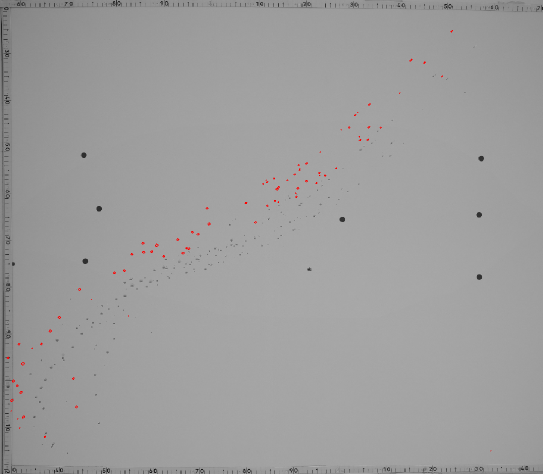
#> input picture images/cast off 5 result.png, 1085 x 948 px, found by its file name (shown at 1/2 size); its folder holds only this picture in this run
$ python binary_image.py 'images/cast off 5 result.png'   (older library calls are emulated)
#> lines starting #> are read from the running program, lines starting #| are printed output that depends on the picture; after the words box and inside, x2 and y2 are one past the last pixel; in counts of white or black regions, pixels touching at a corner belong together
import cv2
import numpy as np
import sys
import time
from matplotlib import pyplot as plt

def main():
    t0 = time.time()
    img_original = cv2.imread('./images/' + sys.argv[1])
#> img_original is the input picture: shape (948, 1085, 3); mean B, G, R 157.1, 157.1, 157.4

    hsv_img = cv2.cvtColor(img_original, cv2.COLOR_BGR2HSV)
#> hsv_img: shape (948, 1085, 3); mean H, S, V 0, 0.3, 157.4

    blur = cv2.GaussianBlur(img_original, (3,3), 0)
    gray = cv2.cvtColor(blur, cv2.COLOR_BGR2GRAY)
    gray_hsv = cv2.cvtColor(hsv_img, cv2.COLOR_BGR2GRAY)
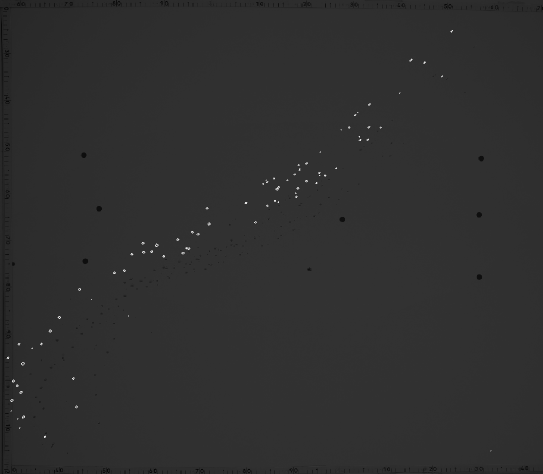
#> gray_hsv: shape (948, 1085) (shown at 1/2 size); min 5, max 226, mean 47.2

    thresh = binarize_image(img_original, gray, gray_hsv, hsv_img)
#> in binarize_image, `ret, thresh = cv2.threshold(gray_hsv, 0, 255, cv2.THRESH_OTSU)`:
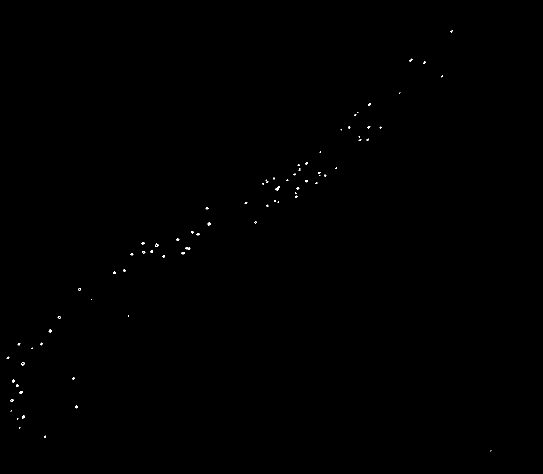
#> thresh: shape (948, 1085) (shown at 1/2 size); 0.11% white in thin lines or dots, all inside (x1, y1, x2, y2) = (13, 60, 983, 903)
#> in binarize_image, `ret, thresh = cv2.threshold(gray_hsv, 0, 255, cv2.THRESH_OTSU)`: ret = 55
#> in binarize_image, `erosion = cv2.erode(thresh, kernel, iterations = 2)`: erosion: shape (948, 1085); every value is 0
#> in binarize_image, `dilation = cv2.dilate(thresh, kernel, iterations = 2)`:
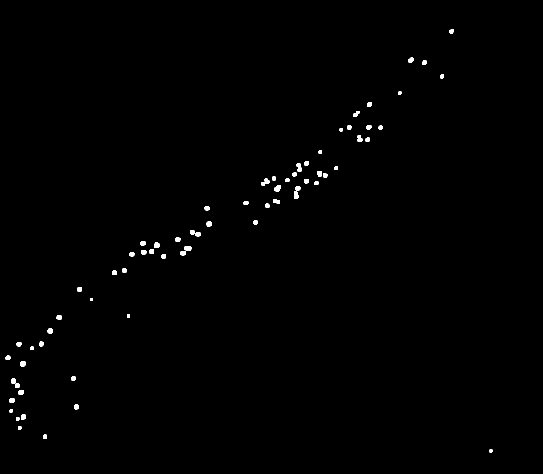
#> dilation: shape (948, 1085) (shown at 1/2 size); 0.53% white; 69 white regions
    hist = cv2.calcHist( [gray_hsv], [0], None, [256], [0, 256] )
#> hist = 256 values, max 281849 at index 48, min 0 at index 0, mean 4017.9
    remove_circle_markers(gray, thresh)
#> in remove_circle_markers, `circles = cv2.HoughCircles(gray, cv2.HOUGH_GRADIENT, 1, 20, param1=100..`: circles = None

    label_stains(thresh)
    im2, contours, hierarchy = cv2.findContours(thresh, cv2.RETR_TREE, cv2.CHAIN_APPROX_SIMPLE)
    cv2.drawContours(img_original, contours, -1, (0,0,255), 3)
    analyseContours(contours, img_original)

    t1 = time.time()

    print("time in ms", t1-t0)
    display_result(img_original)

    cv2.imwrite(sys.argv[1] + " binary.jpg", thresh)


def label_stains(thresh):
    ret, labels = cv2.connectedComponents(thresh)
#> labels: shape (948, 1085) int32; 70 distinct labels, from 0 to 69
#> ret = 70

    label_hue = np.uint8(179 * labels / np.max(labels))
    blank_ch = 255 * np.ones_like(label_hue)
    labeled_img = cv2.merge([label_hue, blank_ch, blank_ch])

    labeled_img = cv2.cvtColor(labeled_img, cv2.COLOR_HSV2BGR)
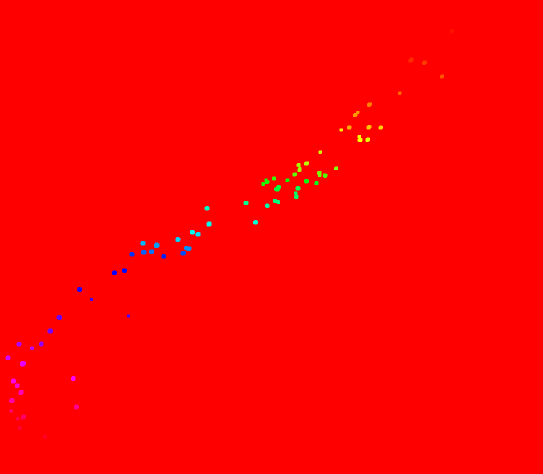
#> labeled_img: shape (948, 1085, 3) (shown at 1/2 size); mean B, G, R 0.7, 0.7, 254.3

    labeled_img[label_hue==0] = 0
#> in main, `im2, contours, hierarchy = cv2.findContours(thresh, cv2.RETR_TREE, cv2..`: contours = 69 contours; largest, box (x1, y1, x2, y2) and area: (548, 370, 562, 383) 115, (523, 357, 539, 372) 114, (593, 326, 603, 344) 104, (368, 492, 383, 502) 104, (40, 722, 52, 733) 94
#> in main, `cv2.drawContours(img_original, contours, -1, (0,0,255), 3)`:
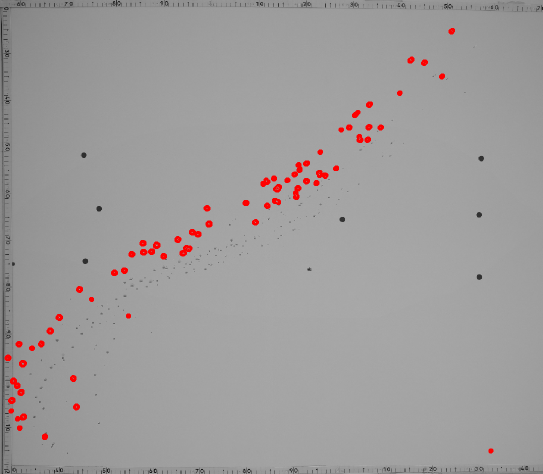
#> img_original: shape (948, 1085, 3) (shown at 1/2 size); 0.86% of pixels changed, all inside (x1, y1, x2, y2) = (9, 56, 987, 907)

def fit_ellipse(cnt, img_original):
    if len(cnt) >= 5:
        ellipse = cv2.fitEllipse(cnt)
        # (x, y) = ellipse[0]
        # (MA, ma) = ellipse[1]

        cv2.ellipse(img_original, ellipse, (0,255,0), 2)
        return ellipse


def analyseContours(contours, img_original):
    font = cv2.FONT_HERSHEY_SIMPLEX
    area = float('inf')
    count = 0
    for cnt in contours:
        ellipse = fit_ellipse(cnt, img_original)
        x,y,w,h = cv2.boundingRect(cnt)
        cv2.putText(img_original, str(w* h) + " width: " + str(w) + "height: " + str(h), (int(x + 10), int(y + 30)), font, 1, (0,255,255), 2, cv2.LINE_AA)
        area = min(w * h, area)
        if (ellipse):

            angle = ellipse[2]
            count += 1
#> this loop made 69 passes
#> (ellipse, x, y, w, h, angle) on passes 1 to 10: (((981.3, 901.3), (6.43, 7.11), 45), 979, 899, 6, 6, 45), (((89.23, 873.3), (8.5, 10.05), 32.95), 86, 869, 8, 9, 32.95), (((38.89, 855.2), (6.83, 9.2), 5.39), 36, 853, 7, 7, 5.39), (((34.96, 837.4), (6.64, 8.22), 20.3), 32, 834, 7, 7, 20.3), (((46.35, 833.6), (9.43, 12.27), 58.27), 42, 829, 10, 10, 58.27), (((22, 821.5), (6.39, 7.85), 58.28), 19, 819, 7, 6, 58.28), (((152.5, 813.4), (9.36, 10.46), 31.34), 148, 809, 10, 10, 31.34), (((23.17, 800.5), (9.69, 11.67), 73.5), 18, 796, 11, 10, 73.5), (((41.7, 784), (9.89, 11.73), 50.63), 37, 780, 10, 10, 50.63), (((33.87, 770.9), (9.34, 10.38), 78.85), 30, 767, 9, 9, 78.85)
#> (x, y, w, h, angle) on passes 61 to 66: (694, 251, 9, 8, 21.01), (733, 250, 10, 9, 68.24), (706, 222, 13, 12, 46.29), (734, 205, 10, 9, 43.79), (796, 183, 7, 7, 20.3), (880, 149, 8, 8, 45)
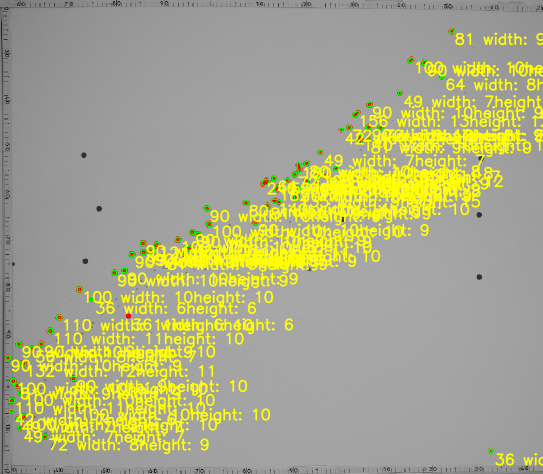
#> img_original: shape (948, 1085, 3) (shown at 1/2 size); 17.21% of pixels changed, all inside (x1, y1, x2, y2) = (10, 56, 1085, 932)
#> after the loop, count = 68
            #  print("gamma ", angle)
            # cv2.putText(img_original, str(cv2.contourArea(cnt)), (int(ellipse[0][0]), int(ellipse[0][1])), font, 1, (0,255,255), 2, cv2.LINE_AA)


    print("min area:", area)
#| min area: 36
    print("ellispe count: ", count)
#| ellispe count:  68

def display_result(img_original) :
    while True:
        # plt.hist(hsv_img.ravel(), 256, [0, 255])
        # plt.xlim([0, 360]
        # plt.show()
        small = cv2.resize(img_original, (0,0), fx=0.25, fy=0.25)
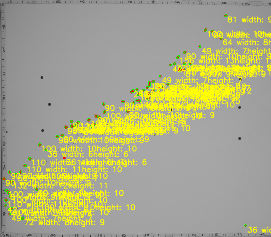
#> small: shape (237, 271, 3); mean B, G, R 135.3, 169.6, 169.2
        cv2.imshow('Blood Spatter', small)

        if cv2.waitKey(100) & 0xFF == ord('q'):
#> (key q is pressed here)
            cv2.destroyAllWindows()
            break


def remove_circle_markers(gray, img):
    circles = cv2.HoughCircles(gray, cv2.HOUGH_GRADIENT, 1, 20, param1=100,
                                param2=58, minRadius=24, maxRadius=82)

    if circles is not None:
        circles = np.uint16(np.around(circles))
        for i in circles[0,:]:
            # Draw the outer circle
            cv2.circle(img, (i[0],i[1]),i[2] + 10, (0,0,0), -2)
            # Draw the center of the circle
            #  cv2.circle(img,(i[0],i[1]),2,(0,0,255),3)

def binarize_image(img_original, gray, gray_hsv, hsv_img) :
    # [14 lines of commented-out code are left out]

    ret, thresh = cv2.threshold(gray_hsv, 0, 255, cv2.THRESH_OTSU)

    kernel = np.ones((3,3),np.uint8)
    erosion = cv2.erode(thresh, kernel, iterations = 2)
    dilation = cv2.dilate(thresh, kernel, iterations = 2)

    return dilation


if __name__ == '__main__':
    main()

$ run again, on hough_circle_blood_sppatter.png
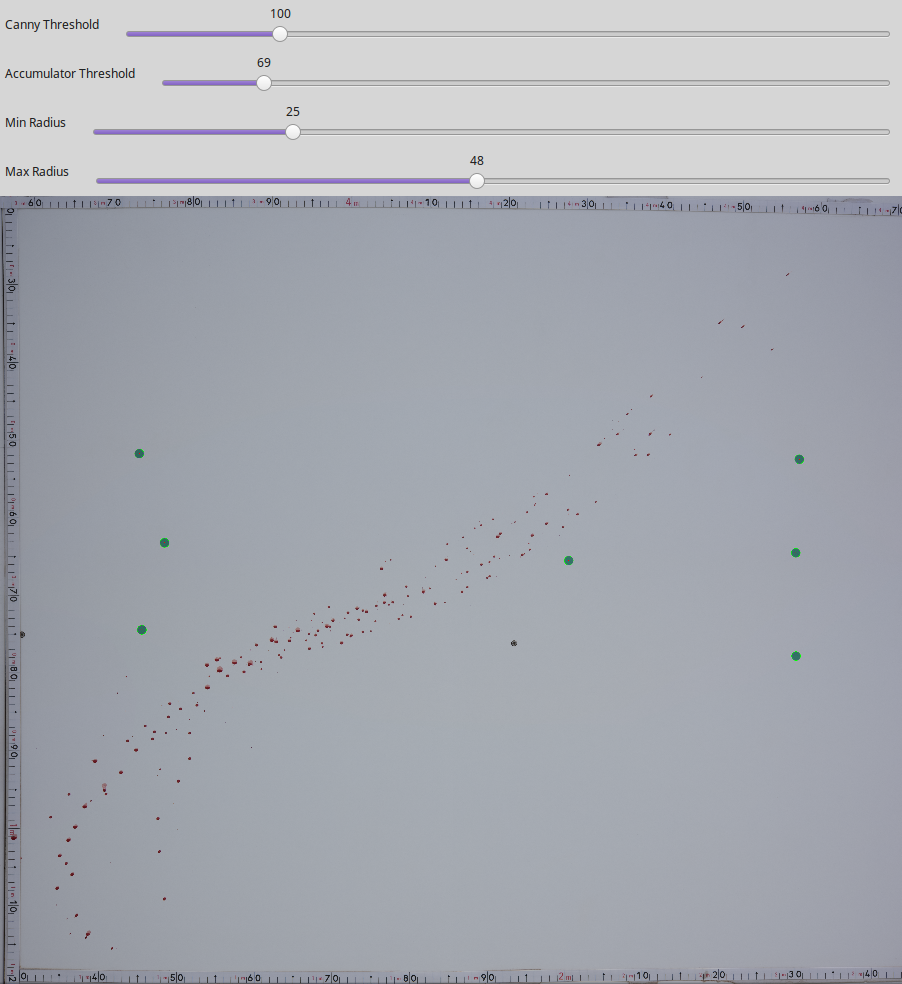
#> input picture hough_circle_blood_sppatter.png, 902 x 984 px, found by its file name
#> in main, img_original is the input picture: shape (984, 902, 3); mean B, G, R 178.5, 171, 167.6
#> hsv_img: shape (984, 902, 3); mean H, S, V 88.6, 17.2, 178.7
#> in binarize_image, `ret, thresh = cv2.threshold(gray_hsv, 0, 255, cv2.THRESH_OTSU)`:
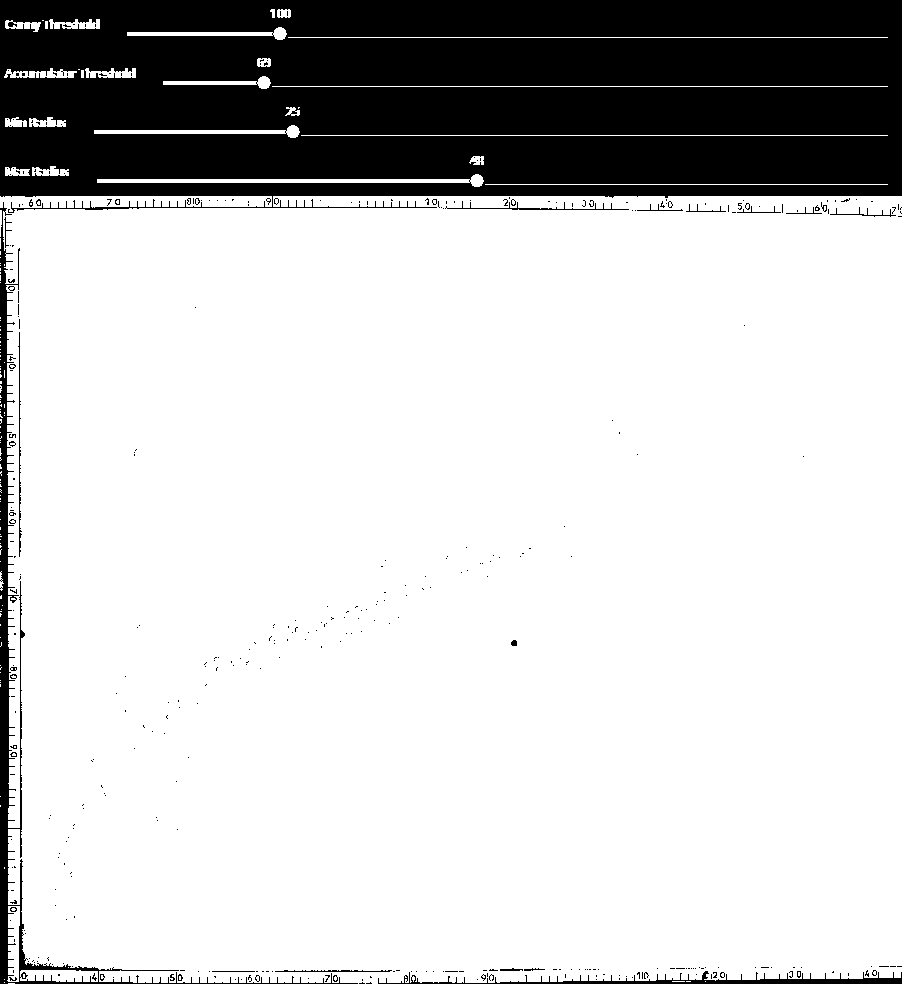
#> thresh: shape (984, 902); 79.5% white; 395 black regions (374 under 20 px), largest, box (x1, y1, x2, y2) and area: (0, 0, 902, 213) 168812, (0, 202, 358, 984) 8004, (378, 971, 902, 984) 2021
#> in binarize_image, `ret, thresh = cv2.threshold(gray_hsv, 0, 255, cv2.THRESH_OTSU)`: ret = 69
#> erosion: shape (984, 902); 75.6% white; 108 black regions, largest, box (x1, y1, x2, y2) and area: (0, 0, 902, 984) 206473, (376, 964, 902, 984) 6031, (319, 615, 336, 629) 112
#> dilation: shape (984, 902); 82.6% white; 15 black regions (5 under 20 px)
#> hist = 256 values, max 181353 at index 77, min 0 at index 0, mean 3467.1
#> circles = None
#> labels: shape (984, 902) int32; 27 distinct labels, from 0 to 26
#> in label_stains, `ret, labels = cv2.connectedComponents(thresh)`: ret = 27
#> contours = 31 contours, 10 with area under 20; largest, box (x1, y1, x2, y2) and area: (0, 194, 902, 984) 706589, (95, 172, 890, 189) 4466, (92, 123, 890, 140) 3935, (125, 25, 890, 42) 3665, (161, 74, 890, 91) 3365
#> the loop in analyseContours, `for cnt in contours:` made 31 passes
#> (ellipse, x, y, w, h, area, angle) on passes 4, 5, 7, 9, 12, 14: (((0.867, 668.4), (4.32, 12.22), 1.6), 0, 663, 4, 12, 15, 1.6), (((0.98, 641.9), (4.34, 14.91), 177.2), 0, 635, 4, 14, 15, 177.2), (((1.47, 609.3), (4.86, 19.34), 4.05), 0, 603, 5, 16, 15, 4.05), (((0.834, 540.7), (4.31, 34.46), 179.6), 0, 525, 4, 32, 15, 179.6), (((0.756, 474.3), (4.76, 62.3), 0.218), 0, 446, 4, 58, 15, 0.218), (((416.4, 568.2), (905, 1234.2), 3.24), 0, 194, 902, 790, 15, 3.24)
#> after the loop in analyseContours, `for cnt in contours:`: count = 22
#| min area: 9
#| ellispe count:  22
#> in display_result, `small = cv2.resize(img_original, (0,0), fx=0.25, fy=0.25)`:
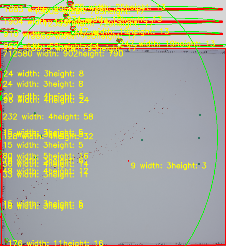
#> small: shape (246, 226, 3); mean B, G, R 151.2, 173, 172.6
